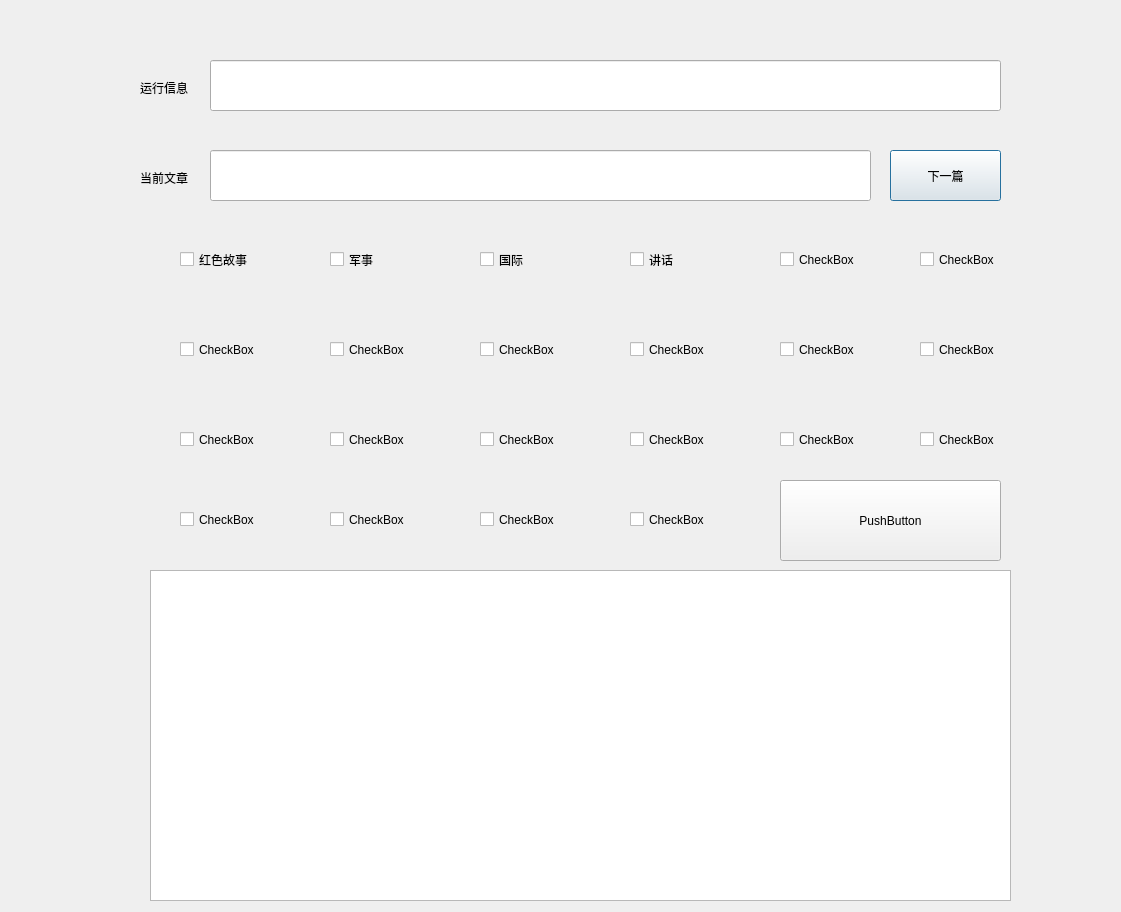
<?xml version="1.0" encoding="UTF-8"?>
<ui version="4.0">
 <class>Dialog</class>
 <widget class="QDialog" name="Dialog">
  <property name="geometry">
   <rect>
    <x>0</x>
    <y>0</y>
    <width>1121</width>
    <height>912</height>
   </rect>
  </property>
  <property name="windowTitle">
   <string>标签黏贴界面</string>
  </property>
  <widget class="QLabel" name="label">
   <property name="geometry">
    <rect>
     <x>140</x>
     <y>80</y>
     <width>72</width>
     <height>15</height>
    </rect>
   </property>
   <property name="text">
    <string>运行信息</string>
   </property>
  </widget>
  <widget class="QLineEdit" name="lineEdit">
   <property name="geometry">
    <rect>
     <x>210</x>
     <y>60</y>
     <width>791</width>
     <height>51</height>
    </rect>
   </property>
  </widget>
  <widget class="QLabel" name="label_2">
   <property name="geometry">
    <rect>
     <x>140</x>
     <y>170</y>
     <width>72</width>
     <height>15</height>
    </rect>
   </property>
   <property name="text">
    <string>当前文章</string>
   </property>
  </widget>
  <widget class="QLineEdit" name="lineEdit_2">
   <property name="geometry">
    <rect>
     <x>210</x>
     <y>150</y>
     <width>661</width>
     <height>51</height>
    </rect>
   </property>
  </widget>
  <widget class="QCheckBox" name="checkBox">
   <property name="geometry">
    <rect>
     <x>180</x>
     <y>250</y>
     <width>91</width>
     <height>19</height>
    </rect>
   </property>
   <property name="text">
    <string>红色故事</string>
   </property>
  </widget>
  <widget class="QCheckBox" name="checkBox_2">
   <property name="geometry">
    <rect>
     <x>330</x>
     <y>250</y>
     <width>91</width>
     <height>19</height>
    </rect>
   </property>
   <property name="text">
    <string>军事</string>
   </property>
  </widget>
  <widget class="QCheckBox" name="checkBox_3">
   <property name="geometry">
    <rect>
     <x>480</x>
     <y>250</y>
     <width>91</width>
     <height>19</height>
    </rect>
   </property>
   <property name="text">
    <string>国际</string>
   </property>
  </widget>
  <widget class="QCheckBox" name="checkBox_4">
   <property name="geometry">
    <rect>
     <x>630</x>
     <y>250</y>
     <width>91</width>
     <height>19</height>
    </rect>
   </property>
   <property name="text">
    <string>讲话</string>
   </property>
  </widget>
  <widget class="QCheckBox" name="checkBox_5">
   <property name="geometry">
    <rect>
     <x>780</x>
     <y>250</y>
     <width>91</width>
     <height>19</height>
    </rect>
   </property>
   <property name="text">
    <string>CheckBox</string>
   </property>
  </widget>
  <widget class="QCheckBox" name="checkBox_6">
   <property name="geometry">
    <rect>
     <x>920</x>
     <y>250</y>
     <width>91</width>
     <height>19</height>
    </rect>
   </property>
   <property name="text">
    <string>CheckBox</string>
   </property>
  </widget>
  <widget class="QCheckBox" name="checkBox_7">
   <property name="geometry">
    <rect>
     <x>630</x>
     <y>340</y>
     <width>91</width>
     <height>19</height>
    </rect>
   </property>
   <property name="text">
    <string>CheckBox</string>
   </property>
  </widget>
  <widget class="QCheckBox" name="checkBox_8">
   <property name="geometry">
    <rect>
     <x>180</x>
     <y>340</y>
     <width>91</width>
     <height>19</height>
    </rect>
   </property>
   <property name="text">
    <string>CheckBox</string>
   </property>
  </widget>
  <widget class="QCheckBox" name="checkBox_9">
   <property name="geometry">
    <rect>
     <x>920</x>
     <y>340</y>
     <width>91</width>
     <height>19</height>
    </rect>
   </property>
   <property name="text">
    <string>CheckBox</string>
   </property>
  </widget>
  <widget class="QCheckBox" name="checkBox_10">
   <property name="geometry">
    <rect>
     <x>780</x>
     <y>340</y>
     <width>91</width>
     <height>19</height>
    </rect>
   </property>
   <property name="text">
    <string>CheckBox</string>
   </property>
  </widget>
  <widget class="QCheckBox" name="checkBox_11">
   <property name="geometry">
    <rect>
     <x>330</x>
     <y>340</y>
     <width>91</width>
     <height>19</height>
    </rect>
   </property>
   <property name="text">
    <string>CheckBox</string>
   </property>
  </widget>
  <widget class="QCheckBox" name="checkBox_12">
   <property name="geometry">
    <rect>
     <x>480</x>
     <y>340</y>
     <width>91</width>
     <height>19</height>
    </rect>
   </property>
   <property name="text">
    <string>CheckBox</string>
   </property>
  </widget>
  <widget class="QCheckBox" name="checkBox_13">
   <property name="geometry">
    <rect>
     <x>630</x>
     <y>430</y>
     <width>91</width>
     <height>19</height>
    </rect>
   </property>
   <property name="text">
    <string>CheckBox</string>
   </property>
  </widget>
  <widget class="QCheckBox" name="checkBox_14">
   <property name="geometry">
    <rect>
     <x>180</x>
     <y>430</y>
     <width>91</width>
     <height>19</height>
    </rect>
   </property>
   <property name="text">
    <string>CheckBox</string>
   </property>
  </widget>
  <widget class="QCheckBox" name="checkBox_15">
   <property name="geometry">
    <rect>
     <x>920</x>
     <y>430</y>
     <width>91</width>
     <height>19</height>
    </rect>
   </property>
   <property name="text">
    <string>CheckBox</string>
   </property>
  </widget>
  <widget class="QCheckBox" name="checkBox_16">
   <property name="geometry">
    <rect>
     <x>780</x>
     <y>430</y>
     <width>91</width>
     <height>19</height>
    </rect>
   </property>
   <property name="text">
    <string>CheckBox</string>
   </property>
  </widget>
  <widget class="QCheckBox" name="checkBox_17">
   <property name="geometry">
    <rect>
     <x>330</x>
     <y>430</y>
     <width>91</width>
     <height>19</height>
    </rect>
   </property>
   <property name="text">
    <string>CheckBox</string>
   </property>
  </widget>
  <widget class="QCheckBox" name="checkBox_18">
   <property name="geometry">
    <rect>
     <x>480</x>
     <y>430</y>
     <width>91</width>
     <height>19</height>
    </rect>
   </property>
   <property name="text">
    <string>CheckBox</string>
   </property>
  </widget>
  <widget class="QPushButton" name="pushButton">
   <property name="geometry">
    <rect>
     <x>890</x>
     <y>150</y>
     <width>111</width>
     <height>51</height>
    </rect>
   </property>
   <property name="text">
    <string>下一篇</string>
   </property>
  </widget>
  <widget class="QPushButton" name="pushButton_2">
   <property name="geometry">
    <rect>
     <x>780</x>
     <y>480</y>
     <width>221</width>
     <height>81</height>
    </rect>
   </property>
   <property name="text">
    <string>PushButton</string>
   </property>
  </widget>
  <widget class="QCheckBox" name="checkBox_19">
   <property name="geometry">
    <rect>
     <x>180</x>
     <y>510</y>
     <width>91</width>
     <height>19</height>
    </rect>
   </property>
   <property name="text">
    <string>CheckBox</string>
   </property>
  </widget>
  <widget class="QCheckBox" name="checkBox_20">
   <property name="geometry">
    <rect>
     <x>330</x>
     <y>510</y>
     <width>91</width>
     <height>19</height>
    </rect>
   </property>
   <property name="text">
    <string>CheckBox</string>
   </property>
  </widget>
  <widget class="QCheckBox" name="checkBox_21">
   <property name="geometry">
    <rect>
     <x>480</x>
     <y>510</y>
     <width>91</width>
     <height>19</height>
    </rect>
   </property>
   <property name="text">
    <string>CheckBox</string>
   </property>
  </widget>
  <widget class="QCheckBox" name="checkBox_22">
   <property name="geometry">
    <rect>
     <x>630</x>
     <y>510</y>
     <width>91</width>
     <height>19</height>
    </rect>
   </property>
   <property name="text">
    <string>CheckBox</string>
   </property>
  </widget>
  <widget class="QTableView" name="tableView">
   <property name="geometry">
    <rect>
     <x>150</x>
     <y>570</y>
     <width>861</width>
     <height>331</height>
    </rect>
   </property>
  </widget>
 </widget>
 <resources/>
 <connections/>
</ui>
